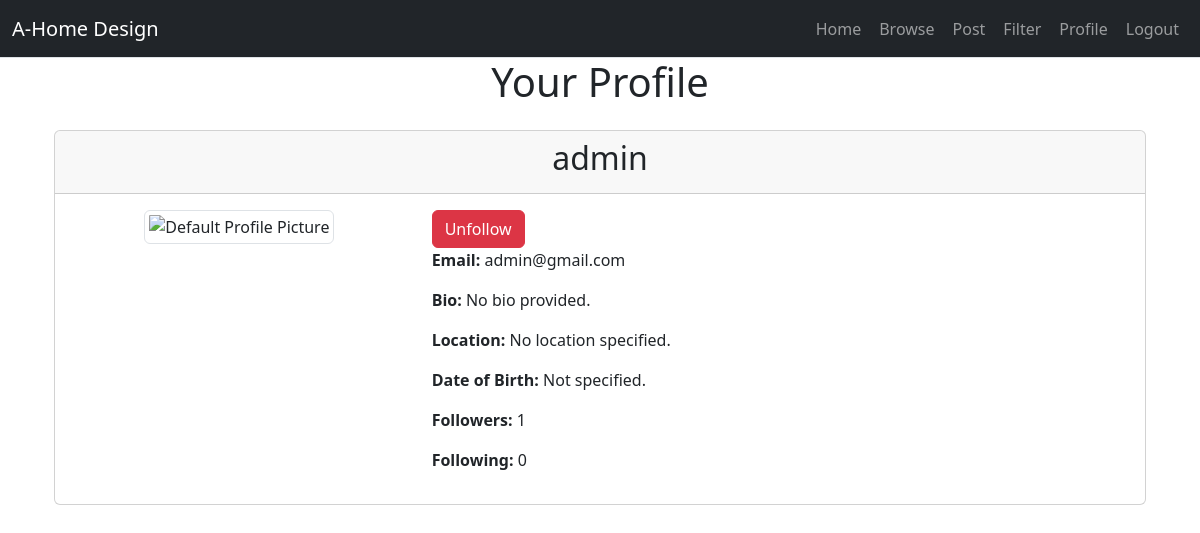
The page /account/profile/1/ (signed in) on the database its author committed.
### account/models.py (models this page shows, shortened)
class CustomUser(AbstractUser):
    bio = models.TextField(blank=True, null=True)
    profile_picture = models.ImageField(upload_to='profile_pics/', blank=True, null=True)
    date_of_birth = models.DateField(blank=True, null=True)
    location = models.CharField(max_length=255, blank=True, null=True)
    joined_at = models.DateTimeField(auto_now_add=True)
    is_moderator = models.BooleanField(default=False)

### account/views.py (the view)
# urls.py: path('profile/<int:pk>/',  ProfileView.as_view(), name='profile'),
class ProfileView(LoginRequiredMixin, DetailView):
    model = CustomUser
    template_name = 'account/profile.html'
    context_object_name = 'user'
    def get_object(self):
        return get_object_or_404(CustomUser, pk=self.kwargs['pk'])
    def get_context_data(self, **kwargs):
        context = super().get_context_data(**kwargs)
        profile_user = self.get_object()
        context['followers_count'] = Follow.objects.filter(followed=profile_user).count()
        context['following_count'] = Follow.objects.filter(follower=profile_user).count()
        context['is_following'] = Follow.objects.filter(follower=self.request.user, followed=profile_user).exists()
        return context

### AHome_app/templates/account/profile.html (shortened to what this page needs)
{% extends 'pages/base.html' %}
{% load static %}
{% block css %}
<link rel="stylesheet" href="{% static 'css/profile.css' %}">
{% endblock css %}
{% block content %}
<div class="container">
    <h1 class="text-center mb-4">Your Profile</h1>
    <div class="card">
        <div class="card-header text-center">
            <h2>{{ user.username }}</h2>
        </div>
        <div class="card-body">
            <div class="row">
                <div class="col-md-4 text-center">
                    {% if user.profile_picture %}
                        <img src="{{ user.profile_picture.url }}" alt="Profile Picture" class="img-thumbnail" style="max-width: 200px;">
                    {% else %}
                        <img src="{% static 'images/default-profile.png' %}" alt="Default Profile Picture" class="img-thumbnail" style="max-width: 200px;">
                    {% endif %}
                </div>
                <div class="col-md-8">
                    {% if request.user.is_authenticated and request.user != user %}
                    {% if is_following %}
                        <form method="POST" action="{% url 'unfollow-user' pk=user.pk %}">
                            <button type="submit" class="btn btn-danger">Unfollow</button>
                        </form>
                    {% else %}
                        <form method="POST" action="{% url 'follow-user' pk=user.pk %}">
                            {% csrf_token %}
                            <button type="submit" class="btn btn-primary">Follow</button>
                        </form>
                    {% endif %}
                    {% endif %}
                    <p><strong>Email:</strong> {{ user.email }}</p>
                    <p><strong>Bio:</strong> {{ user.bio|default:"No bio provided." }}</p>
                    <p><strong>Location:</strong> {{ user.location|default:"No location specified." }}</p>
                    <p><strong>Date of Birth:</strong> {{ user.date_of_birth|date:"F j, Y"|default:"Not specified." }}</p>
                    <p><strong>Followers:</strong> {{ followers_count }}</p>
                    <p><strong>Following:</strong> {{ following_count }}</p>
                </div>
            </div>
        </div>
    </div>
</div>
{% endblock %}

### rows shown on the page
CustomUser: username "admin", email "admin@gmail.com", bio "No bio provided.", location "No location specified.", date_of_birth "Not specified."

### other values the page prints
{{ followers_count }} "1"
{{ following_count }} "0"
